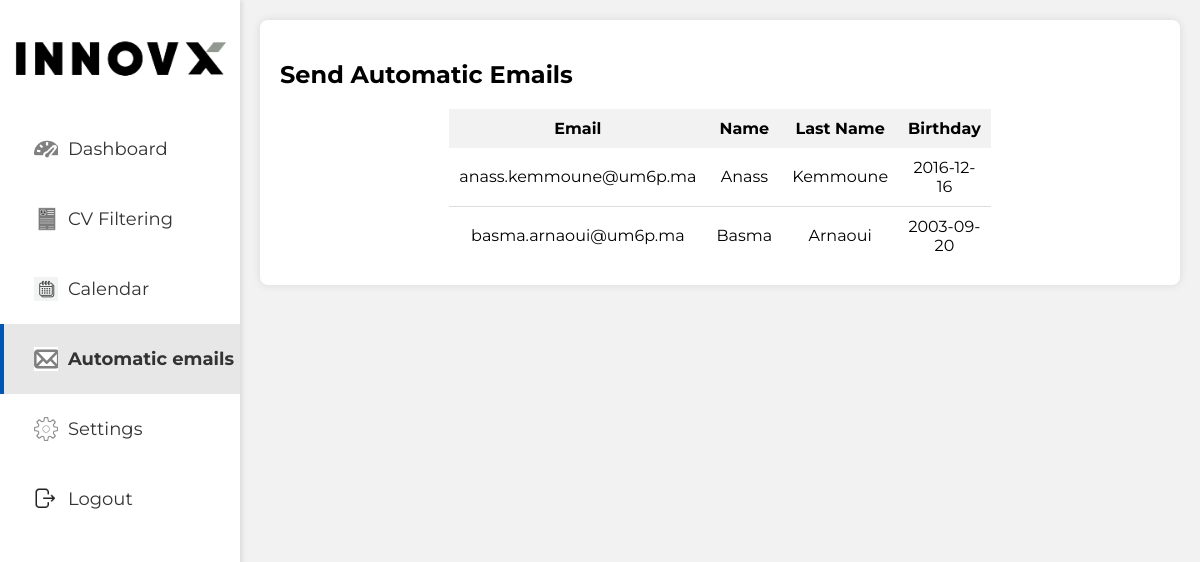
The app's page /emails (signed in), older data.
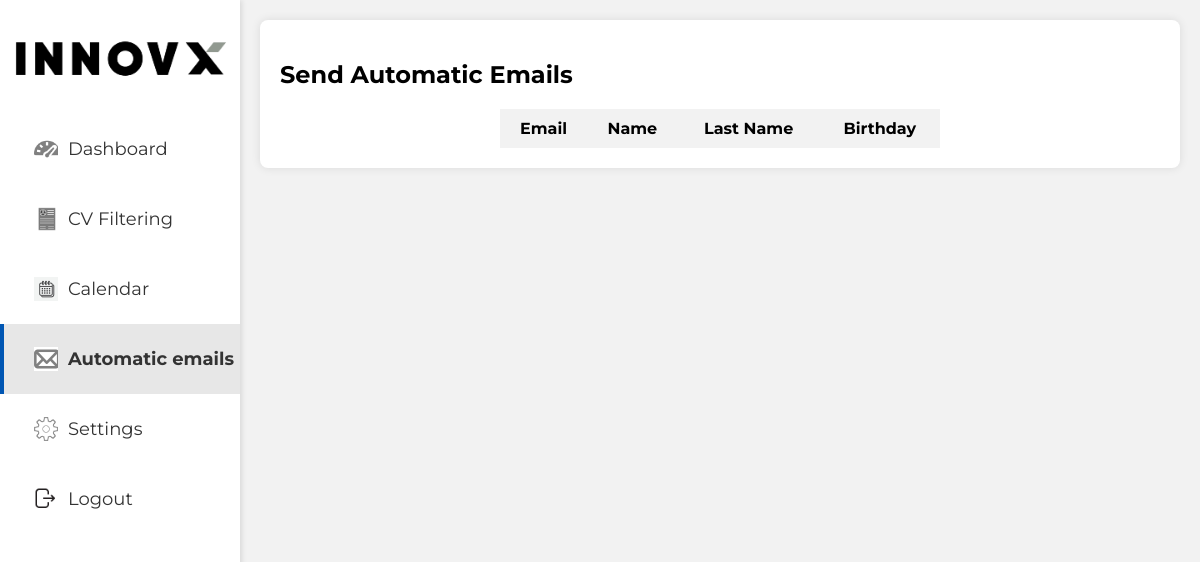
The same page, newer data.
### tables this page shows
CREATE TABLE User (
                email TEXT PRIMARY KEY,
                name TEXT,
                lastname TEXT,
                password TEXT,
                birthday DATE,
                is_admin INTEGER
            );

### app.py (the view)
@app.route('/emails')
def emails():
    if "email" not in session:
        return redirect(url_for('login'))
    try:
        user_data = User.get_all_users(exclude_admin=True)
        print(user_data)
        return render_template("emails.html", users=user_data)
    except Exception as e:
        return render_template("error.html", error=str(e))

### Models/user.py (called while the page is built)
    @staticmethod
    def get_all_users(exclude_admin=True):
        conn = sqlite3.connect(os.path.abspath("") +'/database.db')
        c = conn.cursor()
        if exclude_admin:
            c.execute("SELECT email, name, lastname, birthday, is_admin FROM User WHERE email != 'admin@admin.com'")
        else:
            c.execute("SELECT email, name, lastname, birthday, is_admin FROM User")
        users = c.fetchall()
        print("useeers   ",users)
        conn.close()
        user_list = []
        for user in users:
            if user[0]!="admin@admin.com":
                user_list.append({
                    'email': user[0],
                    'name': user[1],
                    'lastname': user[2],
                    'birthday': user[4],
                })
        return user_list

### templates/emails.html (shortened to what this page needs)
<!DOCTYPE html>
<html lang="en">
<head>
    <link rel="stylesheet" type="text/css" href="{{ url_for('static', filename='css/main.css') }}">
</head>
<body>
    {% include "navbar.html" %}
    <div class="main-container">
        <div class="content-container">
            <h2>Send Automatic Emails</h2>
            <table class="cv-table">
                <thead>
                    <tr>
                        <th>Email</th>
                        <th>Name</th>
                        <th>Last Name</th>
                        <th>Birthday</th>
                    </tr>
                </thead>
                <tbody id="cvTableBody">
                    {% for user in users %}
                        <tr>
                            <td>{{ user['email'] }}</td>
                            <td>{{ user['name'] }}</td>
                            <td>{{ user['lastname'] }}</td>
                            <td>{{ user['birthday'] }}</td>
                        </tr>
                    {% endfor %}
                </tbody>
            </table>
        </div>
    </div>
</body>
</html>

### templates/navbar.html (shortened to what this page needs)
<link rel="stylesheet" type="text/css" href="{{ url_for('static', filename='css/navbar.css') }}">
<nav class="navbar">
    <div class="navbar-logo">
        <img src="{{ url_for('static', filename='img/innovx_logo.png') }}" alt="Logo">
    </div>
    <ul class="navbar-nav">
        <li class="nav-item" id="dashboard">
            <a href="/"><i class="icon-dashboard"></i> Dashboard</a>
        </li>
        <li class="nav-item" id="cvfilter">
            <a href="/cvfilter"><i class="icon-cvs"></i> CV Filtering</a>
        </li>
        <li class="nav-item" id="calendar">
            <a href="/calendar"><i class="icon-calendar"></i> Calendar</a>
        </li>
        <li class="nav-item" id="emails">
            <a href="/emails"><i class="icon-emails"></i> Automatic emails</a>
        </li>
        <li class="nav-item" id="settings">
            <a href="/settings"><i class="icon-settings"></i> Settings</a>
        </li>
        <li class="nav-item" id="logout">
            <a class="logout" href="{{ url_for('login') }}"><i class="icon-logout"></i> Logout</a>
        </li>
    </ul>
</nav>

### static/css/main.css (style rules this page uses)
body, html { margin: 0; padding: 0; font-family: "Montserrat", sans-serif !important; background-color: #f2f2f2; }
.main-container { margin-left: 20%; padding: 20px; }
.content-container { background-color: #fff; padding: 20px; border-radius: 8px; box-shadow: 0 0 10px rgba(0, 0, 0, 0.1); }
.cv-table { width: 50%; border-collapse: collapse; margin: auto; margin-top: 20px; text-align: center; }
.cv-table thead { background-color: #f2f2f2; }
.cv-table thead th { padding: 10px; text-align: center; }

### static/css/navbar.css (style rules this page uses)
body { font-family: 'Montserrat', sans-serif !important; margin: 0; padding: 0; background-color: #f2f2f2; }
.navbar { width: 20%; height: 100vh; background-color: #fff; display: flex; flex-direction: column; align-items: center; position: fixed; left: 0; top: 0; box-shadow: 2px 0 5px rgba(0, 0, 0, 0.1); }
.navbar-logo { padding: 20px; width: 100%; display: flex; justify-content: center; }
.navbar-logo img { max-width: 100%; height: auto; }
.navbar-nav { list-style: none; padding: 0; margin: 0; width: 100%; flex-grow: 1; display: flex; flex-direction: column; }
.nav-item { width: 100%; }
#logout { justify-self: flex-end; }
.nav-item a { display: flex; align-items: center; height: 70px; color: #333; text-decoration: none; font-size: 18px; padding-left: 30px; border-left: 4px solid transparent; transition: background-color 0.3s; }
.nav-item a i { margin-right: 10px; background-size: cover; width: 24px; height: 24px; }
.nav-item.active a, .nav-item a:hover { background-color: #e7e7e7; border-left: 4px solid #0056b3; }
.nav-item.active a { font-weight: bold; }
.icon-dashboard { background-image: url('../img/dash.png'); }
.icon-cvs { background-image: url('../img/cvicon.png'); }
.icon-calendar { background-image: url('../img/calendaricon.png'); }
.icon-emails { background-image: url(../img/emailicon.png); }
.icon-settings { background-image: url('../img/settingsicon.png'); }
.icon-logout { background-image: url('../img/logout.png'); }

Row changes from the older to the newer data that the page shows:
removed User: email "anass.kemmoune@um6p.ma", name "Anass", lastname "Kemmoune", birthday "2016-12-16"
removed User: email "basma.arnaoui@um6p.ma", name "Basma", lastname "Arnaoui", birthday "2003-09-20"
